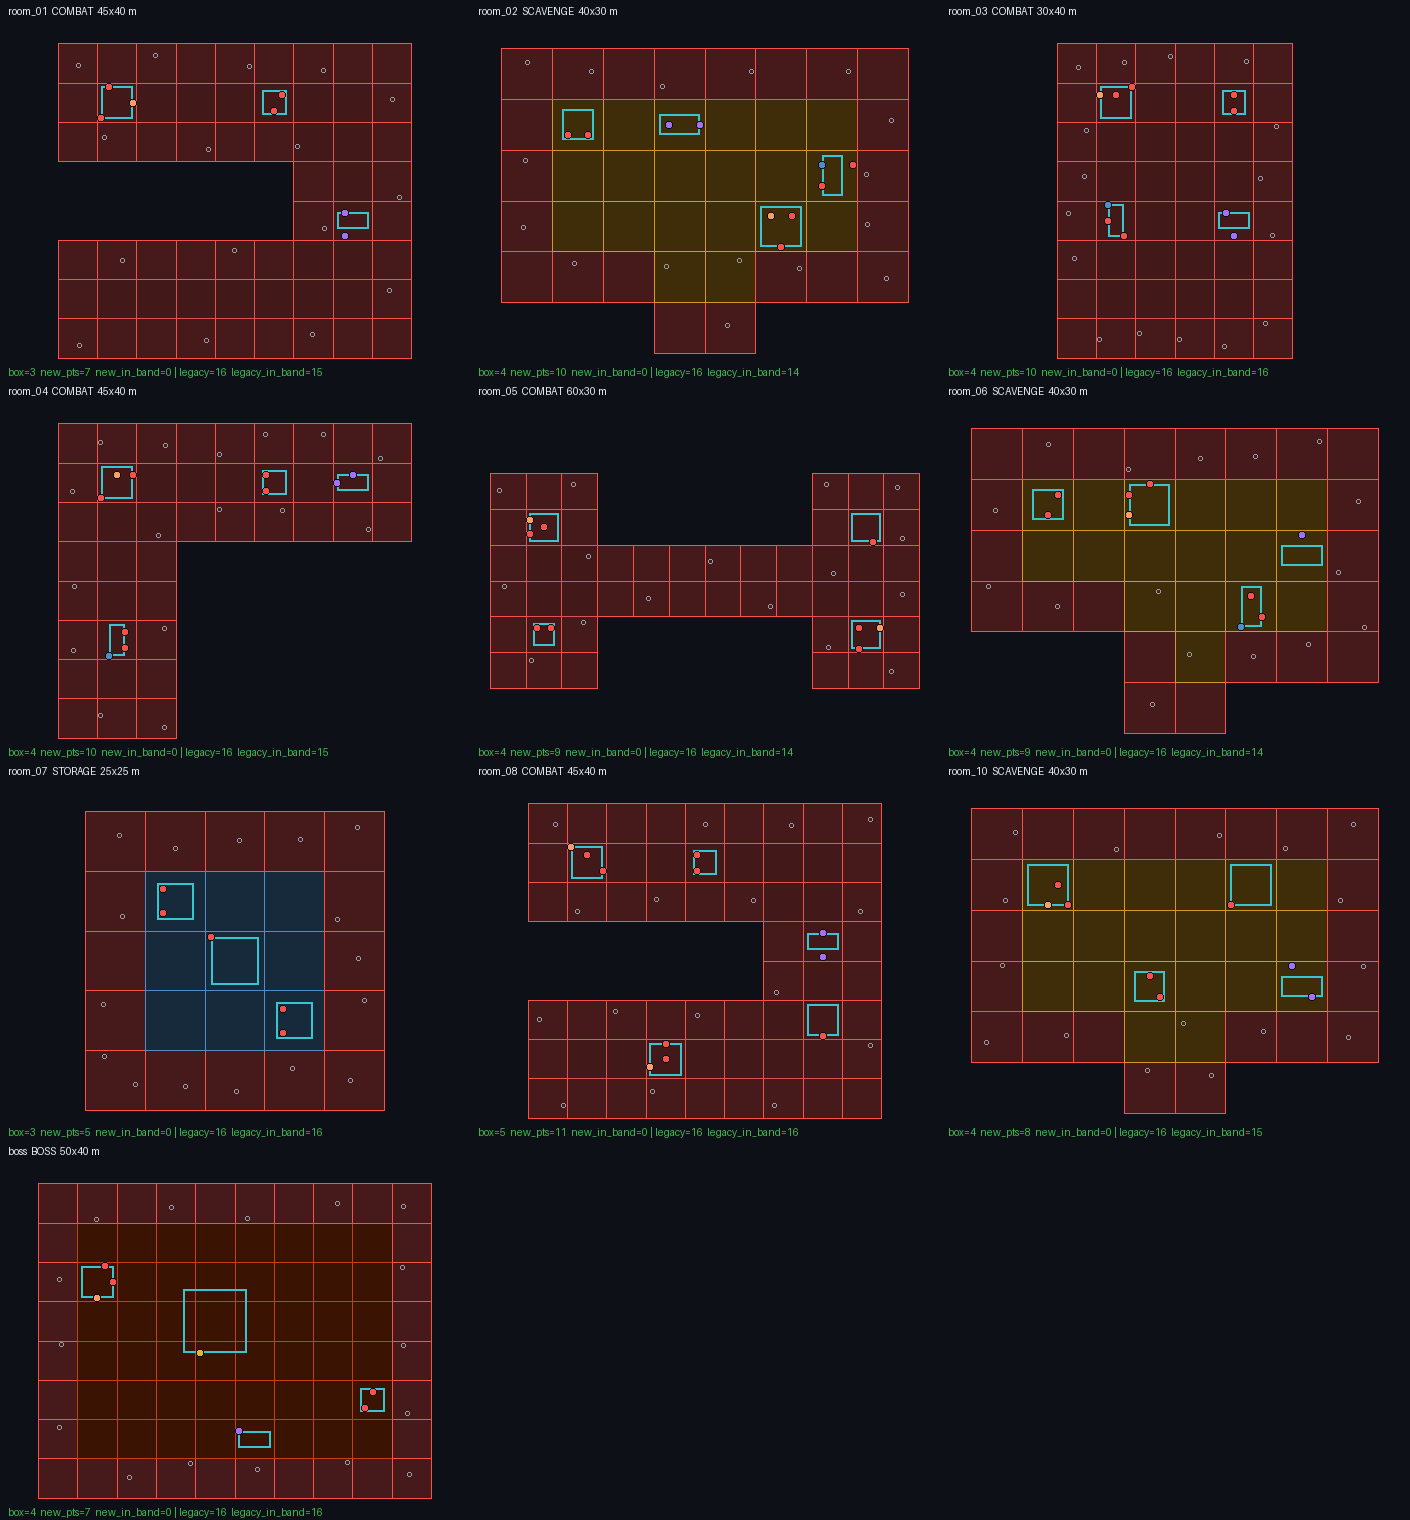

The Python source for this figure:
"""按业主截图的口径出对照图：每个房一个面板，画
  · 房间 5m 地砖（房色淡填 + 网格线）
  · **禁刷带**（最外一圈地砖，红）
  · 旧机制落点（灰） vs 新机制落点（盒内，按怪种着色）
  · 触发盒（青框）
用来肉眼确认「最外一圈没有新机制落点」。
"""
import json
import math
import os

from PIL import Image, ImageDraw

HERE = os.path.dirname(os.path.abspath(__file__))
DATA = json.load(open(os.path.join(HERE, "spawn_box_map.json"), encoding="utf-8"))
OUT = os.path.join(HERE, "preview_ring_band.png")
TILE = 5.0
S = 7.0  # px per meter

ROOM_RGB = {"STAIR_LOBBY": (46, 160, 67), "COMBAT": (224, 82, 82), "SCAVENGE": (210, 153, 34),
            "STORAGE": (79, 140, 201), "EVENT": (163, 113, 247), "BOSS": (194, 65, 12),
            "EXTRACTION": (57, 197, 207)}
MON_RGB = {"melee_chaser": (248, 81, 73), "ranged_caster": (163, 113, 247), "ambusher": (46, 160, 67),
           "shielded": (79, 140, 201), "exploder": (255, 158, 100), "summoner": (227, 179, 65),
           "boss": (255, 45, 85), "elite": (242, 204, 96)}


def cells_of(room):
    cells = [(c[0], c[1]) for c in room["tile_cells_local"]]
    if cells:
        return cells
    dx, dz = room["dimensions"]
    nx, nz = int(math.ceil(dx / TILE)), int(math.ceil(dz / TILE))
    return [(-dx * 0.5 + TILE * 0.5 + i * TILE, -dz * 0.5 + TILE * 0.5 + j * TILE)
            for i in range(nx) for j in range(nz)]


def inside_fn(cells):
    xs = sorted({round(c[0], 3) for c in cells})
    zs = sorted({round(c[1], 3) for c in cells})
    x0, z0 = xs[0], zs[0]
    cellset = {(int(round((cx - x0) / TILE)), int(round((cz - z0) / TILE))) for cx, cz in cells}

    def inside(x, z):
        fx, fz = (x - x0) / TILE, (z - z0) / TILE
        for ix in (math.floor(fx + 0.5), math.floor(fx), math.ceil(fx)):
            for jz in (math.floor(fz + 0.5), math.floor(fz), math.ceil(fz)):
                if (ix, jz) not in cellset:
                    continue
                if abs(x - (x0 + ix * TILE)) <= TILE * 0.5 + 1e-6 and \
                   abs(z - (z0 + jz * TILE)) <= TILE * 0.5 + 1e-6:
                    return True
        return False
    return inside


def clearance(inside, x, z, cap=60.0):
    best = cap
    for dx, dz in ((1, 0), (-1, 0), (0, 1), (0, -1)):
        s = 0.0
        while s < cap:
            s += 0.05
            if not inside(x + dx * s, z + dz * s):
                break
        best = min(best, s)
    return best


rooms = [r for r in DATA["rooms"] if r["placements"]]
COLS, PW, PH = 3, 470, 380
ROWS = int(math.ceil(len(rooms) / COLS))
img = Image.new("RGB", (COLS * PW, ROWS * PH), (13, 17, 23))
dr = ImageDraw.Draw(img)

for idx, room in enumerate(rooms):
    ox, oy = (idx % COLS) * PW, (idx // COLS) * PH
    cells = cells_of(room)
    inside = inside_fn(cells)
    dx, dz = room["dimensions"]
    pad = 6
    sc = min((PW - 2 * pad) / (dx + 4.0), (PH - 2 * pad - 22) / (dz + 4.0))
    cx0, cy0 = ox + PW * 0.5, oy + 22 + (PH - 22) * 0.5
    px = lambda x: cx0 + x * sc
    pz = lambda z: cy0 + z * sc
    col = ROOM_RGB.get(room["room_type"], (136, 136, 136))
    band = set()
    for c in cells:
        r = int(clearance(inside, c[0], c[1]) // TILE)
        fill = tuple(int(v * 0.30) for v in col)
        outline = col
        if r == 0:
            band.add((round(c[0], 3), round(c[1], 3)))
            fill = (70, 26, 26)
            outline = (248, 81, 73)
        dr.rectangle([px(c[0] - 2.5), pz(c[1] - 2.5), px(c[0] + 2.5), pz(c[1] + 2.5)],
                     fill=fill, outline=outline, width=1)
    # 旧机制落点（灰）
    for x, z in room["legacy_points"]:
        dr.ellipse([px(x) - 2, pz(z) - 2, px(x) + 2, pz(z) + 2], outline=(150, 160, 170))
    # 触发盒
    for p in room["placements"]:
        if "error" in p:
            continue
        bx, bz = p["center_landed"]
        sx, sz = p["size"]
        dr.rectangle([px(bx - sx / 2), pz(bz - sz / 2), px(bx + sx / 2), pz(bz + sz / 2)],
                     outline=(57, 197, 207), width=2)
    # 新机制落点
    for w in room["waves"]:
        for e in w:
            x, z = e["local"]
            c = MON_RGB.get(e["type"], (255, 255, 255))
            dr.ellipse([px(x) - 3.5, pz(z) - 3.5, px(x) + 3.5, pz(z) + 3.5], fill=c,
                       outline=(11, 15, 20))
    outer = sum(1 for w in room["waves"] for e in w
                if clearance(inside, e["local"][0], e["local"][1]) < TILE)
    leg_outer = sum(1 for x, z in room["legacy_points"] if clearance(inside, x, z) < TILE)
    dr.text((ox + 8, oy + 5), "%s  %s  %.0fx%.0f m" % (room["room_id"], room["room_type"], dx, dz),
            fill=(230, 237, 243))
    dr.text((ox + 8, PH + oy - 14),
            "box=%d  new_pts=%d  new_in_band=%d | legacy=%d  legacy_in_band=%d"
            % (len(room["placements"]), sum(len(w) for w in room["waves"]), outer,
               len(room["legacy_points"]), leg_outer),
            fill=(248, 81, 73) if outer else (63, 185, 80))

img.save(OUT)
print("wrote %s (%dx%d) rooms=%d" % (OUT, img.size[0], img.size[1], len(rooms)))
